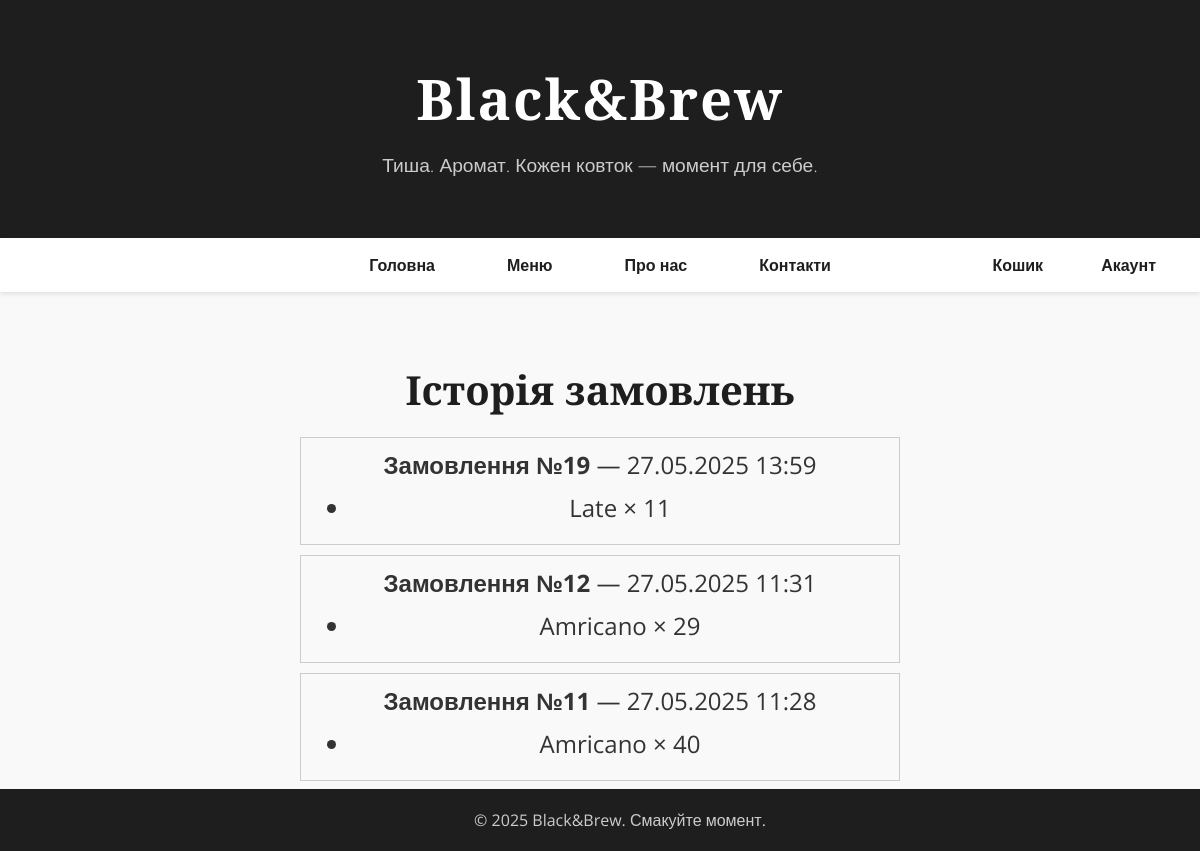
The app's page /cart/history/ (signed in), older data.
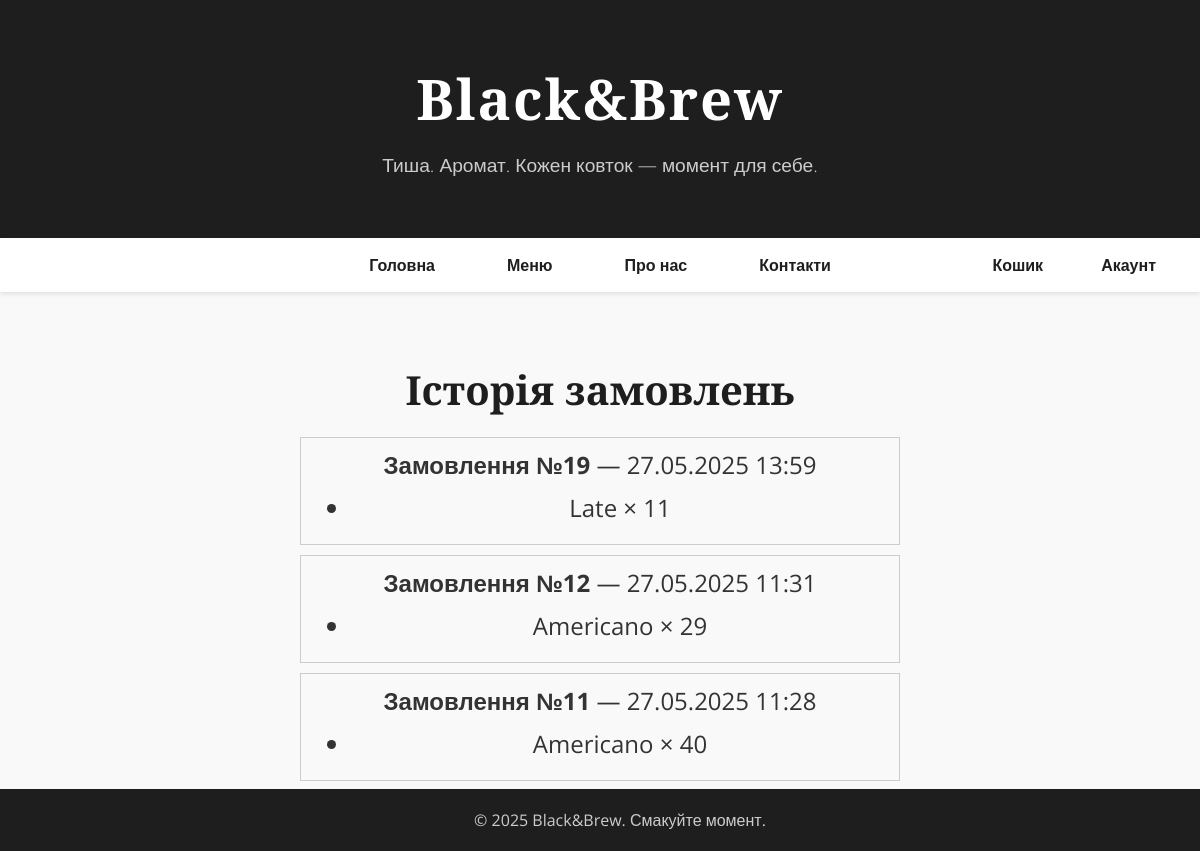
The same page, newer data.
### cart/models.py (models this page shows, shortened)
class OrderItem(models.Model):
    product = models.ForeignKey(Product, on_delete=models.CASCADE)
    quantity = models.PositiveIntegerField(default=1)
    order = models.ForeignKey(Order, on_delete=models.CASCADE)

class Product(models.Model):
    name = models.CharField(max_length=100)
    price = models.DecimalField(max_digits=6, decimal_places=2)

### cart/views.py (the view)
# urls.py: path('history/', views.order_history, name='order_history'),
@login_required
def order_history(request):
    orders = Order.objects.filter(user=request.user).order_by('-created_at')
    return render(request, 'cart/order_history.html', {'orders': orders})

### templates/cart/order_history.html
{% extends 'cart/base.html' %}
{% block content %}
  <h2>Історія замовлень</h2>
  {% if orders %}
    {% for order in orders %}
      <div style="border: 1px solid #ccc; padding: 10px; margin-bottom: 10px;">
        <p><strong>Замовлення №{{ order.id }}</strong> — {{ order.created_at|date:"d.m.Y H:i" }}</p>
        <ul>
          {% for item in order.orderitem_set.all %}
            <li>{{ item.product.name }} × {{ item.quantity }}</li>
          {% endfor %}
        </ul>
      </div>
    {% endfor %}
  {% else %}
    <p>У вас ще немає замовлень.</p>
  {% endif %}
{% endblock %}

Row changes from the older to the newer data that the page shows:
changed through a linked row, OrderItem (number 2 of 3 on the later page): product.name "Amricano" → "Americano"
changed through a linked row, OrderItem (number 3 of 3 on the later page): product.name "Amricano" → "Americano"
